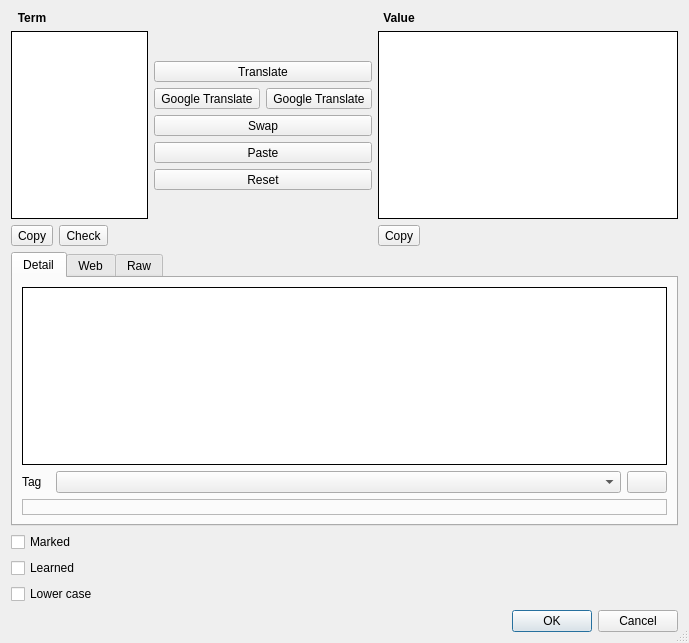
<?xml version="1.0" encoding="UTF-8"?>
<ui version="4.0">
 <class>UiWordEditor</class>
 <widget class="QDialog" name="UiWordEditor">
  <property name="geometry">
   <rect>
    <x>0</x>
    <y>0</y>
    <width>689</width>
    <height>643</height>
   </rect>
  </property>
  <property name="windowIcon">
   <iconset resource="../../../Resources/App.qrc">
    <normaloff>:/Menu/Menu/Edit.png</normaloff>:/Menu/Menu/Edit.png</iconset>
  </property>
  <property name="sizeGripEnabled">
   <bool>true</bool>
  </property>
  <layout class="QGridLayout" name="gridLayout">
   <item row="0" column="0">
    <widget class="QLabel" name="label_2">
     <property name="font">
      <font>
       <weight>75</weight>
       <bold>true</bold>
      </font>
     </property>
     <property name="text">
      <string>Term</string>
     </property>
     <property name="alignment">
      <set>Qt::AlignCenter</set>
     </property>
    </widget>
   </item>
   <item row="0" column="5">
    <widget class="QLabel" name="label_3">
     <property name="font">
      <font>
       <weight>75</weight>
       <bold>true</bold>
      </font>
     </property>
     <property name="text">
      <string>Value</string>
     </property>
     <property name="alignment">
      <set>Qt::AlignCenter</set>
     </property>
    </widget>
   </item>
   <item row="1" column="0" rowspan="7" colspan="3">
    <widget class="QTextEdit" name="tedtTerm">
     <property name="sizePolicy">
      <sizepolicy hsizetype="Expanding" vsizetype="Expanding">
       <horstretch>0</horstretch>
       <verstretch>0</verstretch>
      </sizepolicy>
     </property>
     <property name="frameShape">
      <enum>QFrame::Box</enum>
     </property>
     <property name="frameShadow">
      <enum>QFrame::Plain</enum>
     </property>
     <property name="tabStopWidth">
      <number>40</number>
     </property>
     <property name="acceptRichText">
      <bool>false</bool>
     </property>
    </widget>
   </item>
   <item row="1" column="4">
    <spacer name="verticalSpacer_3">
     <property name="orientation">
      <enum>Qt::Vertical</enum>
     </property>
     <property name="sizeHint" stdset="0">
      <size>
       <width>20</width>
       <height>40</height>
      </size>
     </property>
    </spacer>
   </item>
   <item row="1" column="5" rowspan="7" colspan="2">
    <widget class="QTextEdit" name="tedtValueBrief">
     <property name="sizePolicy">
      <sizepolicy hsizetype="Expanding" vsizetype="Expanding">
       <horstretch>0</horstretch>
       <verstretch>0</verstretch>
      </sizepolicy>
     </property>
     <property name="minimumSize">
      <size>
       <width>300</width>
       <height>0</height>
      </size>
     </property>
     <property name="frameShape">
      <enum>QFrame::Box</enum>
     </property>
     <property name="frameShadow">
      <enum>QFrame::Plain</enum>
     </property>
     <property name="tabStopWidth">
      <number>40</number>
     </property>
     <property name="acceptRichText">
      <bool>false</bool>
     </property>
    </widget>
   </item>
   <item row="2" column="3" colspan="2">
    <widget class="QToolButton" name="tbtnTranslate">
     <property name="sizePolicy">
      <sizepolicy hsizetype="Expanding" vsizetype="Fixed">
       <horstretch>0</horstretch>
       <verstretch>0</verstretch>
      </sizepolicy>
     </property>
     <property name="text">
      <string>Translate</string>
     </property>
    </widget>
   </item>
   <item row="3" column="3">
    <widget class="QToolButton" name="tbtnGoogleTranslate">
     <property name="sizePolicy">
      <sizepolicy hsizetype="Expanding" vsizetype="Fixed">
       <horstretch>0</horstretch>
       <verstretch>0</verstretch>
      </sizepolicy>
     </property>
     <property name="toolTip">
      <string>Google Translate</string>
     </property>
     <property name="text">
      <string>Google Translate</string>
     </property>
     <property name="icon">
      <iconset resource="../../../Resources/App.qrc">
       <normaloff>:/Menu/Menu/GoogleTranslate.png</normaloff>:/Menu/Menu/GoogleTranslate.png</iconset>
     </property>
    </widget>
   </item>
   <item row="3" column="4">
    <widget class="QToolButton" name="tbtnDeeplTranslate">
     <property name="sizePolicy">
      <sizepolicy hsizetype="Expanding" vsizetype="Fixed">
       <horstretch>0</horstretch>
       <verstretch>0</verstretch>
      </sizepolicy>
     </property>
     <property name="toolTip">
      <string>Deepl Translate</string>
     </property>
     <property name="text">
      <string>Google Translate</string>
     </property>
     <property name="icon">
      <iconset resource="../../../Resources/App.qrc">
       <normaloff>:/Menu/Menu/DeeplTranslate.svg</normaloff>:/Menu/Menu/DeeplTranslate.svg</iconset>
     </property>
    </widget>
   </item>
   <item row="7" column="4">
    <spacer name="verticalSpacer_2">
     <property name="orientation">
      <enum>Qt::Vertical</enum>
     </property>
     <property name="sizeHint" stdset="0">
      <size>
       <width>20</width>
       <height>40</height>
      </size>
     </property>
    </spacer>
   </item>
   <item row="8" column="0">
    <widget class="QToolButton" name="tbtnTermCopy">
     <property name="sizePolicy">
      <sizepolicy hsizetype="Minimum" vsizetype="Fixed">
       <horstretch>0</horstretch>
       <verstretch>0</verstretch>
      </sizepolicy>
     </property>
     <property name="text">
      <string>Copy</string>
     </property>
    </widget>
   </item>
   <item row="8" column="1">
    <widget class="QToolButton" name="tbtnCheck">
     <property name="text">
      <string>Check</string>
     </property>
    </widget>
   </item>
   <item row="8" column="2">
    <spacer name="horizontalSpacer">
     <property name="orientation">
      <enum>Qt::Horizontal</enum>
     </property>
     <property name="sizeHint" stdset="0">
      <size>
       <width>136</width>
       <height>20</height>
      </size>
     </property>
    </spacer>
   </item>
   <item row="8" column="5">
    <widget class="QToolButton" name="tbtnValueCopy">
     <property name="text">
      <string>Copy</string>
     </property>
    </widget>
   </item>
   <item row="8" column="6">
    <spacer name="horizontalSpacer_2">
     <property name="orientation">
      <enum>Qt::Horizontal</enum>
     </property>
     <property name="sizeHint" stdset="0">
      <size>
       <width>242</width>
       <height>20</height>
      </size>
     </property>
    </spacer>
   </item>
   <item row="9" column="0" colspan="7">
    <widget class="QTabWidget" name="tabWidget">
     <property name="currentIndex">
      <number>0</number>
     </property>
     <widget class="QWidget" name="tab">
      <attribute name="title">
       <string>Detail</string>
      </attribute>
      <layout class="QGridLayout" name="gridLayout_2">
       <item row="2" column="1">
        <widget class="QComboBox" name="cboTags"/>
       </item>
       <item row="2" column="2">
        <widget class="QPushButton" name="pbtnTagsEdit">
         <property name="sizePolicy">
          <sizepolicy hsizetype="Fixed" vsizetype="Fixed">
           <horstretch>0</horstretch>
           <verstretch>0</verstretch>
          </sizepolicy>
         </property>
         <property name="text">
          <string/>
         </property>
         <property name="icon">
          <iconset>
           <normalon>:/Menu/Menu/TagsEditor.png</normalon>
          </iconset>
         </property>
        </widget>
       </item>
       <item row="2" column="0">
        <widget class="QLabel" name="label">
         <property name="maximumSize">
          <size>
           <width>28</width>
           <height>16777215</height>
          </size>
         </property>
         <property name="text">
          <string>Tag</string>
         </property>
        </widget>
       </item>
       <item row="0" column="0" colspan="3">
        <widget class="QTextEdit" name="tedtValueDetail">
         <property name="sizePolicy">
          <sizepolicy hsizetype="Preferred" vsizetype="Preferred">
           <horstretch>0</horstretch>
           <verstretch>0</verstretch>
          </sizepolicy>
         </property>
         <property name="frameShape">
          <enum>QFrame::Box</enum>
         </property>
         <property name="frameShadow">
          <enum>QFrame::Plain</enum>
         </property>
         <property name="readOnly">
          <bool>true</bool>
         </property>
         <property name="tabStopWidth">
          <number>40</number>
         </property>
         <property name="acceptRichText">
          <bool>false</bool>
         </property>
        </widget>
       </item>
       <item row="3" column="0" colspan="3">
        <widget class="QLabel" name="lblInfo">
         <property name="frameShape">
          <enum>QFrame::StyledPanel</enum>
         </property>
         <property name="frameShadow">
          <enum>QFrame::Sunken</enum>
         </property>
        </widget>
       </item>
      </layout>
     </widget>
     <widget class="QWidget" name="Web">
      <attribute name="title">
       <string>Web</string>
      </attribute>
      <layout class="QGridLayout" name="gridLayout_6">
       <item row="0" column="0">
        <widget class="QTextEdit" name="tedtValueWeb">
         <property name="frameShape">
          <enum>QFrame::Box</enum>
         </property>
         <property name="frameShadow">
          <enum>QFrame::Plain</enum>
         </property>
         <property name="readOnly">
          <bool>true</bool>
         </property>
         <property name="tabStopWidth">
          <number>40</number>
         </property>
        </widget>
       </item>
      </layout>
     </widget>
     <widget class="QWidget" name="tab_2">
      <attribute name="title">
       <string>Raw</string>
      </attribute>
      <layout class="QGridLayout" name="gridLayout_5">
       <item row="0" column="0">
        <widget class="QPlainTextEdit" name="tedtValueRaw">
         <property name="frameShape">
          <enum>QFrame::Box</enum>
         </property>
         <property name="frameShadow">
          <enum>QFrame::Plain</enum>
         </property>
         <property name="readOnly">
          <bool>true</bool>
         </property>
         <property name="tabStopWidth">
          <number>40</number>
         </property>
        </widget>
       </item>
      </layout>
     </widget>
    </widget>
   </item>
   <item row="10" column="0" colspan="2">
    <widget class="QCheckBox" name="chkIsMarked">
     <property name="text">
      <string>Marked</string>
     </property>
    </widget>
   </item>
   <item row="11" column="0" colspan="2">
    <widget class="QCheckBox" name="chkIsLearned">
     <property name="text">
      <string>Learned</string>
     </property>
    </widget>
   </item>
   <item row="12" column="0" colspan="2">
    <widget class="QCheckBox" name="chkLowerCase">
     <property name="text">
      <string>Lower case</string>
     </property>
    </widget>
   </item>
   <item row="4" column="3" colspan="2">
    <widget class="QToolButton" name="tbtnTermValueSwap">
     <property name="sizePolicy">
      <sizepolicy hsizetype="Expanding" vsizetype="Fixed">
       <horstretch>0</horstretch>
       <verstretch>0</verstretch>
      </sizepolicy>
     </property>
     <property name="text">
      <string>Swap</string>
     </property>
    </widget>
   </item>
   <item row="5" column="3" colspan="2">
    <widget class="QToolButton" name="tbtnTermPaste">
     <property name="sizePolicy">
      <sizepolicy hsizetype="Expanding" vsizetype="Fixed">
       <horstretch>0</horstretch>
       <verstretch>0</verstretch>
      </sizepolicy>
     </property>
     <property name="text">
      <string>Paste</string>
     </property>
    </widget>
   </item>
   <item row="6" column="3" colspan="2">
    <widget class="QToolButton" name="tbtnReset">
     <property name="sizePolicy">
      <sizepolicy hsizetype="Expanding" vsizetype="Fixed">
       <horstretch>0</horstretch>
       <verstretch>0</verstretch>
      </sizepolicy>
     </property>
     <property name="text">
      <string>Reset</string>
     </property>
    </widget>
   </item>
   <item row="13" column="6">
    <widget class="QDialogButtonBox" name="bbxButtons">
     <property name="sizePolicy">
      <sizepolicy hsizetype="Minimum" vsizetype="Fixed">
       <horstretch>0</horstretch>
       <verstretch>0</verstretch>
      </sizepolicy>
     </property>
     <property name="standardButtons">
      <set>QDialogButtonBox::Cancel|QDialogButtonBox::Ok</set>
     </property>
    </widget>
   </item>
   <item row="13" column="0" colspan="6">
    <spacer name="horizontalSpacer_3">
     <property name="orientation">
      <enum>Qt::Horizontal</enum>
     </property>
     <property name="sizeHint" stdset="0">
      <size>
       <width>40</width>
       <height>20</height>
      </size>
     </property>
    </spacer>
   </item>
  </layout>
 </widget>
 <tabstops>
  <tabstop>tedtValueBrief</tabstop>
 </tabstops>
 <resources>
  <include location="../../../Resources/App.qrc"/>
 </resources>
 <connections/>
</ui>
